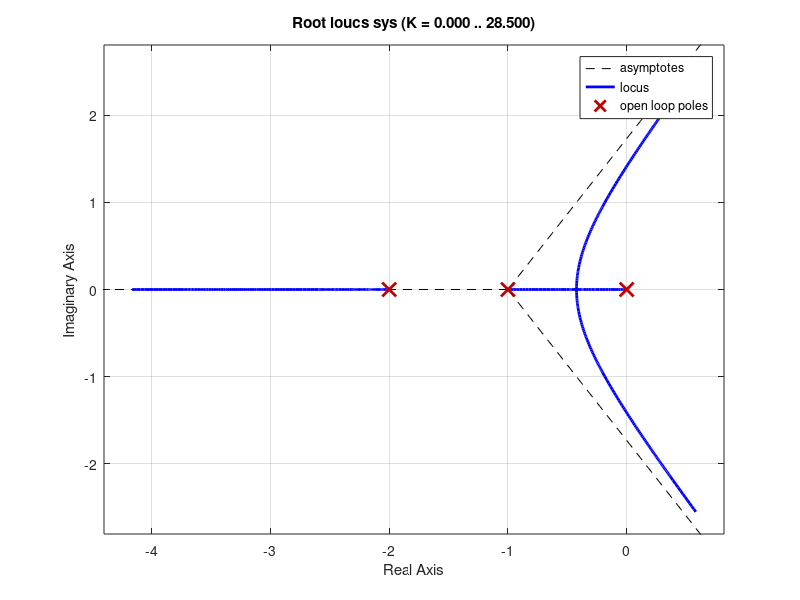

The MATLAB source for this figure:
clear
clc
num=[0 0 0 1];
den=[1 3 2 0];
sys=tf(num,den);
rlocus(sys);
%[k,p1]=rlocfind(sys);
%[k,p2]=rlocfind(sys);
